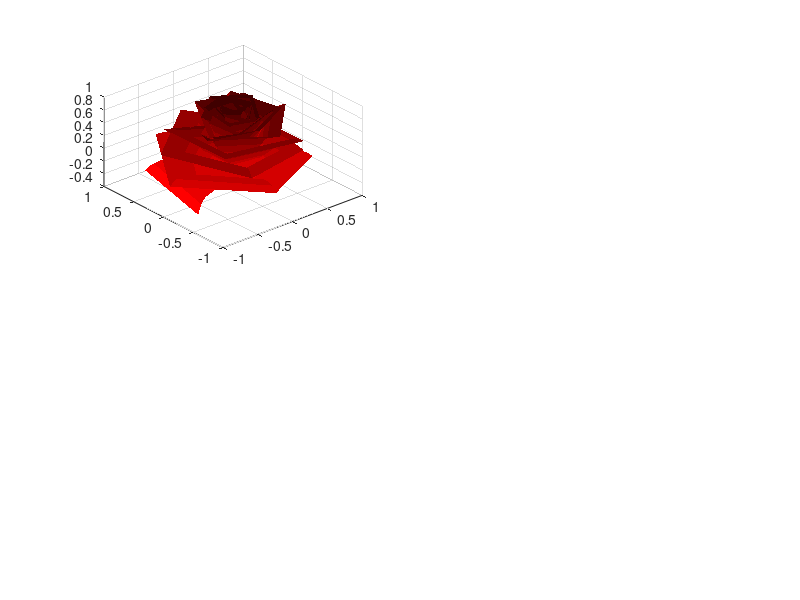

This chart was generated by the following MATLAB code:

% Rose plot

n = 50;
A = 1.995653;
B = 1.27689;
C = 8;
r=linspace(0,1,n);
theta=linspace(-2,20*pi,n);
[R,THETA]=ndgrid(r,theta);
% define the number of petals we want per cycle. Roses have 3 and a bit.
petalNum=3.6;
x = 1 - (1/2)*((5/4)*(1 - mod(petalNum*THETA, 2*pi)/pi).^2 - 1/4).^2;
phi = (pi/2)*exp(-THETA/(C*pi));
y = A*(R.^2).*(B*R - 1).^2.*sin(phi);
R2 = x.*(R.*sin(phi) + y.*cos(phi));
X=R2.*sin(THETA);
Y=R2.*cos(THETA);
Z=x.*(R.*cos(phi)-y.*sin(phi));
% % define a red map for our rose colouring
red_map=linspace(1,0.25,10)';
red_map(:,2)=0;
red_map(:,3)=0;
clf
subplot(2,2,1)
surf(X,Y,Z,'LineStyle','none')
view([-40.50 42.00])
colormap(red_map)
